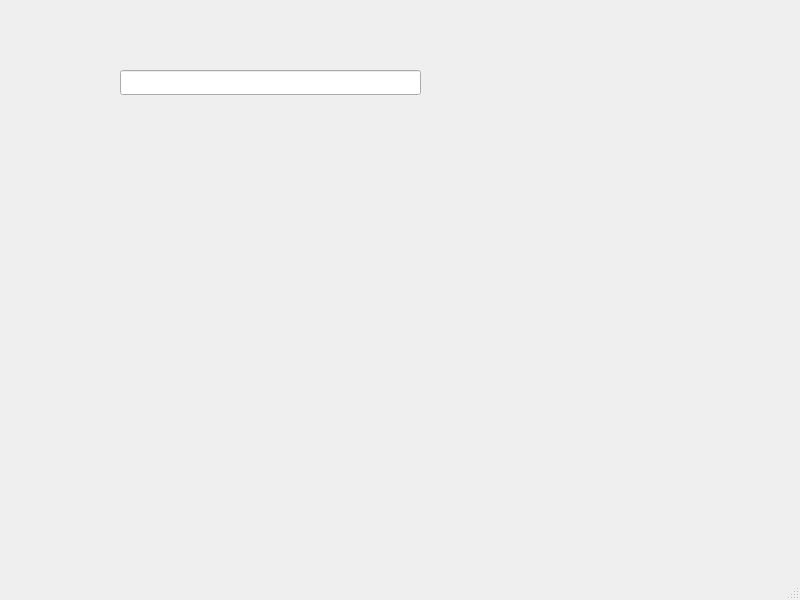
<?xml version="1.0" encoding="UTF-8"?>
<ui version="4.0">
 <class>MainWindow</class>
 <widget class="QMainWindow" name="MainWindow">
  <property name="geometry">
   <rect>
    <x>0</x>
    <y>0</y>
    <width>800</width>
    <height>600</height>
   </rect>
  </property>
  <property name="windowTitle">
   <string>MainWindow</string>
  </property>
  <widget class="QWidget" name="centralwidget">
   <widget class="QLineEdit" name="lineEdit">
    <property name="geometry">
     <rect>
      <x>120</x>
      <y>70</y>
      <width>301</width>
      <height>25</height>
     </rect>
    </property>
   </widget>
   <widget class="QLabel" name="label">
    <property name="geometry">
     <rect>
      <x>130</x>
      <y>130</y>
      <width>231</width>
      <height>17</height>
     </rect>
    </property>
    <property name="text">
     <string/>
    </property>
   </widget>
  </widget>
  <widget class="QMenuBar" name="menubar">
   <property name="geometry">
    <rect>
     <x>0</x>
     <y>0</y>
     <width>800</width>
     <height>22</height>
    </rect>
   </property>
  </widget>
  <widget class="QStatusBar" name="statusbar"/>
 </widget>
 <resources/>
 <connections/>
</ui>
